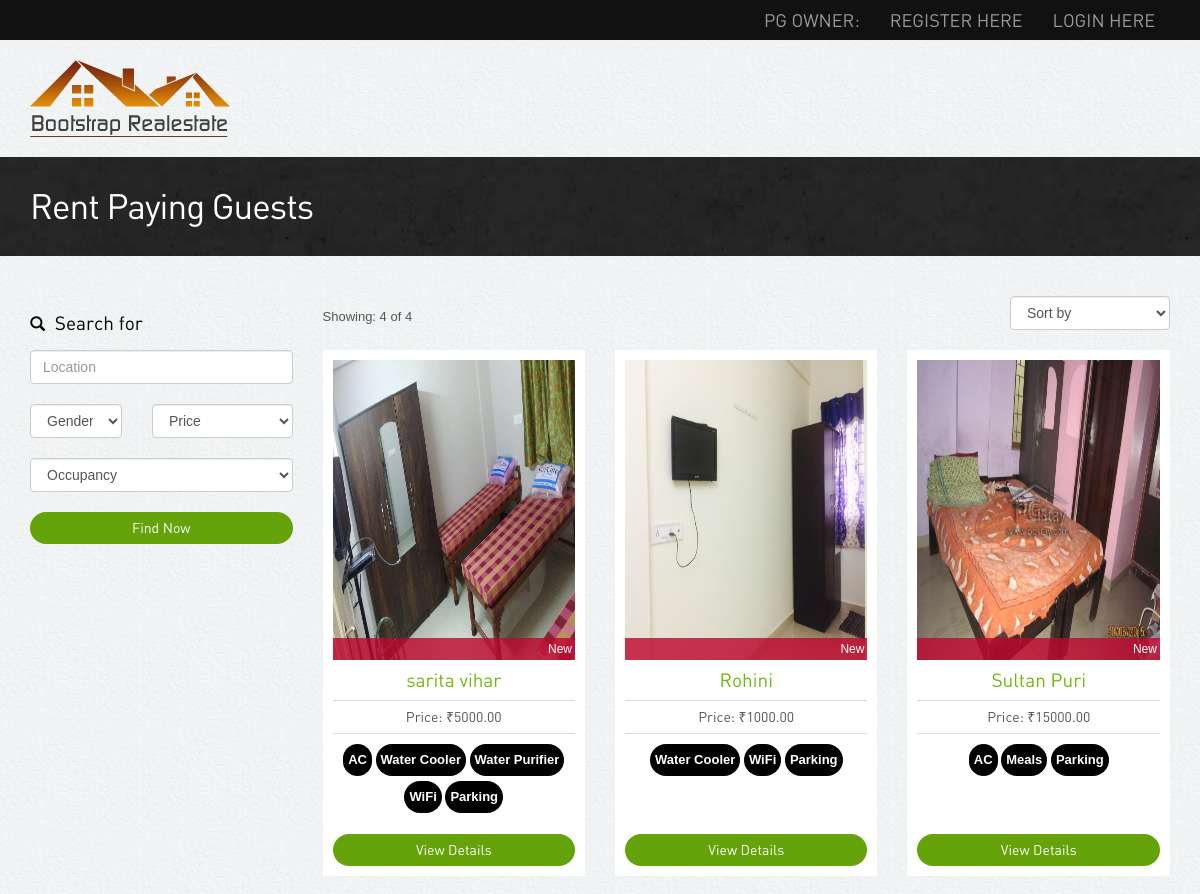
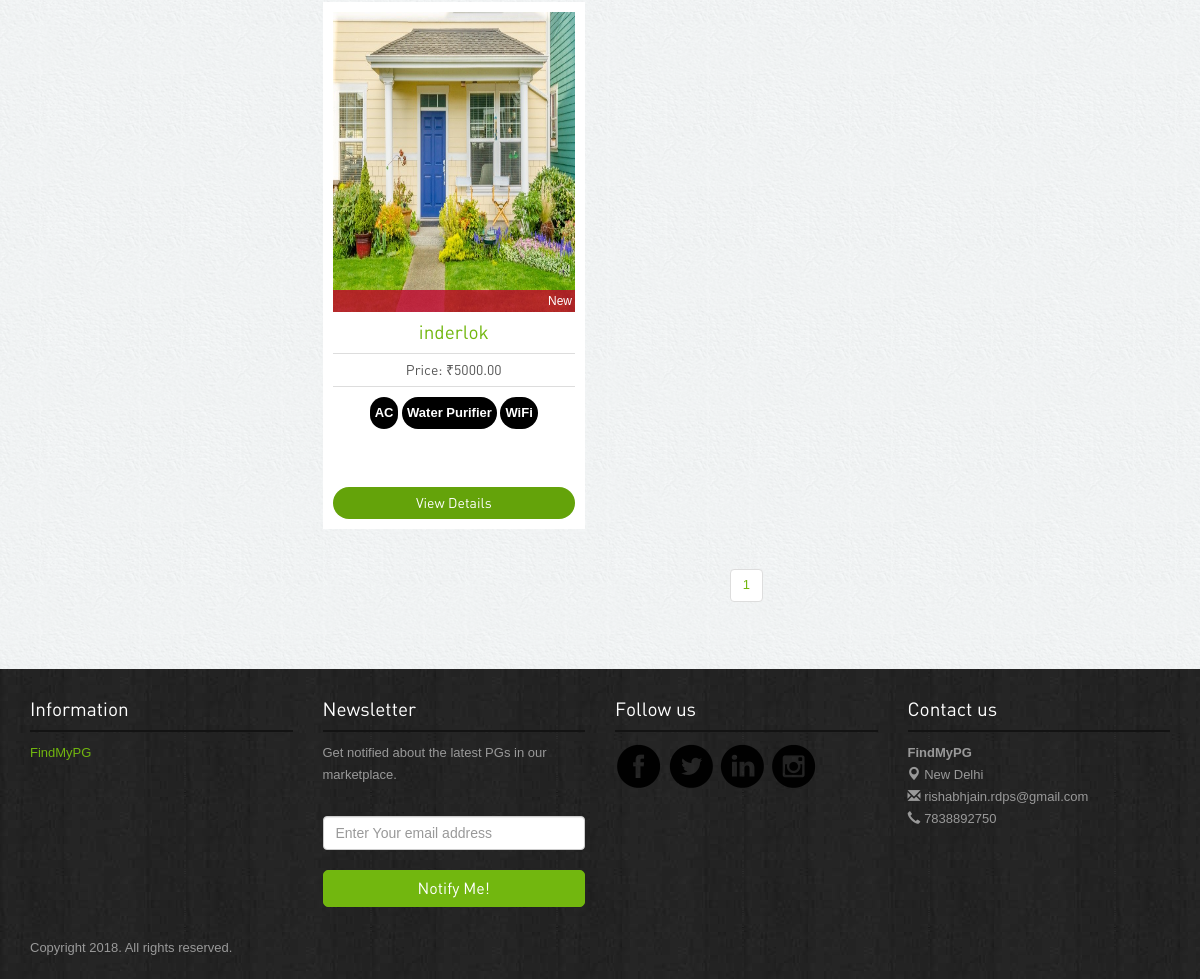
The app's page /search/ with its own data (2 pictures, top to bottom).
### main/models.py (models this page shows)
class PG(models.Model):
    ownerid=models.ForeignKey(Owner, on_delete=models.CASCADE)
    address=models.CharField(max_length=30)
    location=models.CharField(max_length=30)
    city=models.CharField(max_length=30)
    pin=models.IntegerField()
    rent=models.DecimalField(max_digits=10,decimal_places=2)
    occupancy=models.IntegerField()
    forgender=models.CharField(max_length=30)
    size=models.IntegerField()
    rooms=models.IntegerField()
    intime=models.DateTimeField()
    outtime=models.DateTimeField()

### user/views.py (the view, shortened to what this page needs)
# urls.py: path(r'search/',user.search),
def search(request,page=1):
	if(request.method=='GET'):
		pgs=PG.objects.filter()
		totalrecords=len(PG.objects.filter())
		searchrecords=len(pgs)
		pagesize=6
		nopages=int(searchrecords/pagesize)+1 if int(searchrecords%pagesize)!=0 else int(searchrecords/pagesize)
		if(page==None):
			page=1
		pgs=pgs[(page-1)*6:page*6]
		for i in range(len(pgs)):
			pgimages=PGImages.objects.filter(pgid=pgs[i])
			if(len(pgimages)!=0):
				pgs[i].image=pgimages[0].image
			amn=Ameneties.objects.get(pgid=pgs[i])
			pgs[i].ameneties=[]
			if(amn.ac==True):
				pgs[i].ameneties.append('AC')
			if(amn.watercooler==True):
				pgs[i].ameneties.append('Water Cooler')
			if(amn.waterpurifier==True):
				pgs[i].ameneties.append('Water Purifier')
			if(amn.geyser==True):
				pgs[i].ameneties.append('Geyser')
			if(amn.bed==True):
				pgs[i].ameneties.append('Bed')
			if(amn.wifi==True):
				pgs[i].ameneties.append('WiFi')
			if(amn.meals==True):
				pgs[i].ameneties.append('Meals')
			if(amn.parking==True):
				pgs[i].ameneties.append('Parking')
		data={'pgs':pgs,'totalrecords':totalrecords,'searchrecords':searchrecords,'nopages':range(1,nopages+1)}
		return render(request,'user/search.html',data)

### user/templates/user/search.html (shortened to what this page needs)
{% extends 'user/base.html' %}
{% load static %}
{% block 'main' %}
<div class="inside-banner">
  <div class="container">
    <h2>Rent Paying Guests</h2>
</div>
</div>
<div class="container">
<div class="properties-listing spacer">
<div class="row">
<div class="col-lg-3 col-sm-4 ">
  <form action="/search/" method="post">
  <div class="search-form"><h4><span class="glyphicon glyphicon-search"></span> Search for</h4>
    <input type="text" class="form-control" name="location" placeholder="Location">
    <div class="row">
            <div class="col-lg-5">
              <select name="forgender" class="form-control">
                <option>Gender</option>
              </select>
            </div>
            <div class="col-lg-7">
              <select name="price" class="form-control">
                <option>Price</option>
              </select>
            </div>
          </div>
          <div class="row">
          <div class="col-lg-12">
            <select name="occupancy" class="form-control">
                <option>Occupancy</option>
              </select>
              </div>
          </div>
          <button class="btn btn-primary">Find Now</button>
  </div>
  </form>
</div>
<div class="col-lg-9 col-sm-8">
<div class="sortby clearfix">
<div class="pull-left result">Showing: {{searchrecords}} of {{totalrecords}} </div>
  <div class="pull-right">
  <select class="form-control">
  <option>Sort by</option>
</select></div>
</div>
<div class="row">
    {% for pg in pgs %}
      <div class="col-lg-4 col-sm-6">
      <div class="properties">
        <div class="image-holder"><img style="height:300px;width:100%" src="/images/{{pg.image}}" class="img-responsive" alt="properties">
          <div class="status new">New</div>
        </div>
        <h4><a href="property-detail.php">{{ pg.location }}</a></h4>
        <p class="price">Price: ₹{{ pg.rent }}</p>
        <div class="listing-detail" style="height:60px;">
          {% for amn in pg.ameneties %}
          <label style="padding:5px;color:white;background-color:black;maring:5px;border-radius: 20px">{{amn}}</label>
          {% endfor %}
        </div>
        <a class="btn btn-primary" href="/pg/details/{{pg.id}}">View Details</a>
      </div>
      </div>
    {% endfor %}
    </div>
      <div class="center">
<ul class="pagination">
        {% for page in nopages %}
          <li><a href="/search/{{page}}/">{{page}}</a></li>
        {% endfor %}
        </ul>
</div>
</div>
</div>
</div>
</div>
{% endblock %}

### user/static/user/assets/style.css (style rules this page uses)
body { color:#555; font:normal 13px/22px Arial; background:url(../images/bgmain.png) #eee; }
h1,h2,h3,h4,h5 { font-weight:normal; font-family: din;margin: 0;padding: 0;color: #000 }
h2 { font-size: 35px; letter-spacing: -1px;margin-bottom: 20px; }
h4 { margin: 10px 0; font-size: 19px; }
h4 span { margin-right: 5px; font-size: 15px; }
p { margin-bottom: 30px; }
a { color:#72b70f; text-decoration:none;outline: none; }
.spacer { margin-top: 40px;margin-bottom:40px; }
.center { text-align: center; }
select,input { outline: 0; margin-bottom: 20px; }
.btn { border-radius: 5px; font-family: din; outline: none; }
.btn-primary { background: #64a30a;border:none;width: 100%;border-radius: 20px; }
.properties-listing div.properties { padding: 10px; background-color: #fff;text-align: center; margin-bottom: 20px; }
.properties-listing div.properties .image-holder { position: relative; }
.properties-listing div.properties .status { position: absolute;bottom: 0;z-index: 100;display: block;width: 100%;color: #fff;padding:0 3px;text-align: right; font-size: 12px; }
.properties-listing div.properties p { margin-bottom: 10px; font-size: 14px;border-top: 1px solid #ddd;border-bottom: 1px solid #ddd;padding: 5px 0;font-family: din; }
.listing-detail { margin-bottom: 30px; }
.status.new { background:rgba(190,7,46,0.8); }
.inside-banner { background:url(../images/bginside.jpg) #222;color: #fff; padding: 30px 0; }
.inside-banner h2 { margin: 0; color: #fff; }
.search-form { margin-bottom: 50px; }
.search-form h4 { margin: 17px 0; }
.sortby .result { margin-top: 10px; }

### records on screen
PG: shows a picture, location "sarita vihar", rent "5000.00", ameneties "AC" "Water Cooler" "Water Purifier" "WiFi" "Parking"
PG: shows a picture, location "Rohini", rent "1000.00", ameneties "Water Cooler" "WiFi" "Parking"
PG: shows a picture, location "Sultan Puri", rent "15000.00", ameneties "AC" "Meals" "Parking"
PG: shows a picture, location "inderlok", rent "5000.00", ameneties "AC" "Water Purifier" "WiFi"

### other values on screen
{{ searchrecords }} "4"
{{ totalrecords }} "4"
{{ page }} "1"
